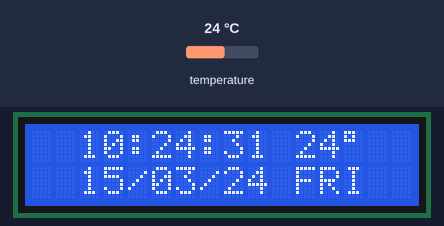
This sketch was run on a simulated Arduino Uno, built with avr-gcc and run on an emulated ATmega328P. On the bench: 16×2 character LCD. Wiring (inferred from the names in the program): PCF8574 port expander at I2C address 0x20; DS3231 clock at I2C address 0x68. Wiring (inferred from the signals the program sends): character LCD (HD44780): RS Q0; E Q2; data Q4, Q5, Q6, Q7. The inputs (shaded band) are chosen by the test bench; at power-on: temperature 24 °C. The local clock reads 2024-03-15 10:24:30 at power-on unless the sketch sets it.

Above: at 1.2 s.
1.3 s: temperature set to 12 °C
At 2.4 s:
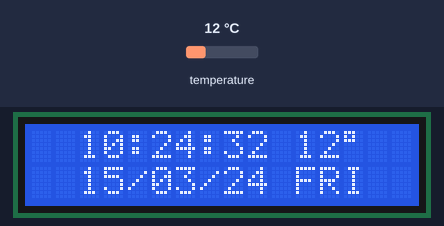
3.6 s: temperature set to 19 °C
At 4.8 s:
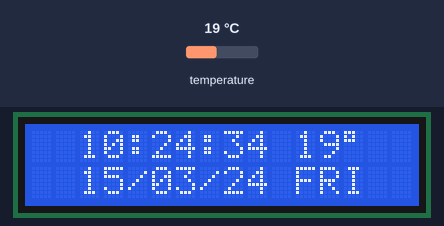
5.5 s: temperature set to 28 °C
At 6.7 s:
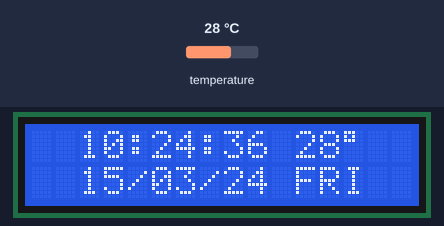
Timing chart, 0 to 8.5 s (numbered marks = the images above; inputs shaded):
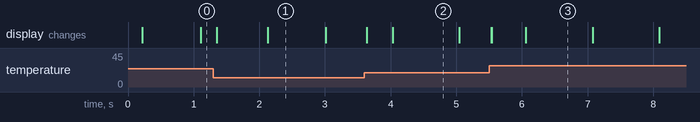

Measured:
- what the display in image 1 shows lasts 0.9 s, from 2.1 s to 3.0 s
- what the display in image 2 shows lasts 1.0 s, from 4.0 s to 5.0 s

The sketch:

RTC_DS3231_RAW_ARDUINO.ino
```cpp
#include <Wire.h>
#define DEV_ADDR_RTC 0x68 // I2C address of RTC - DS3231
#define DEV_ADDR_LCD 0x20 // I2C address of PCF8574A extender

byte mByte, mArr[7];
byte backLight, nArr[7] = {0, 30, 16, 7, 4, 8, 20}; // Set your time here (Seconds, Minutes, Hour, Day, Date, Month, Year)
const char *dayOfWeek[7] = {"SUN", "MON", "TUE", "WED", "THU", "FRI", "SAT"}; // Array of pointers containing days of week

void setup()
{
  Wire.begin();
//  setRtc(); // Call this function if you want to set RTC date & time
//  setAlarm(19, 23, 59); // Hour, Minutes and Seconds - call this function if you want to set alarm ON time
  setBackLight(false);
  initDisplay();
}

void loop()
{
  readRtc();
  showTime();
  showDate();
  showDayOfWeek();
  showTemperature();
}

void readRtc()
{
  Wire.beginTransmission(DEV_ADDR_RTC);
  Wire.write(0);  // Set base register address to 0h (Seconds)
  Wire.endTransmission();
  Wire.requestFrom(DEV_ADDR_RTC, 7);  // Seconds, Minutes, Hour, Day, Date, Month, Year

  for (int k = 0; k < 7; k++) // Reading time, day and date from DS3231
  {
    mByte = Wire.read();
    mArr[k] = mByte;
  }
}

void showTemperature()
{
  Wire.beginTransmission(DEV_ADDR_RTC);
  Wire.write(0x0E);
  Wire.endTransmission();
  Wire.requestFrom(DEV_ADDR_RTC, 1);

  mByte = Wire.read();
  mByte |= 0x20;  // Setting CONV bit of 0x0E register to convert the temperature

  Wire.beginTransmission(DEV_ADDR_RTC);
  Wire.write(0x0E);
  Wire.write(mByte);
  Wire.endTransmission();

  Wire.beginTransmission(DEV_ADDR_RTC);
  Wire.write(0x11); // Temperature value register
  Wire.endTransmission();
  Wire.requestFrom(DEV_ADDR_RTC, 1);

  mByte = Wire.read();
  mByte = (mByte / 10 * 16) + (mByte % 10); // Decimal to Hexadecimal (BCD)

  showData(((mByte >> 4) | 0x30), 1, 12);
  showData(((mByte & 0x0F) | 0x30), 1, 13);
  showData("\337", 1, 14);
}

void showTime()
{
  for (int m = 0, n = 10; m < 3; m++) // Showing time on 1st row of 16x2 LCD
  {
    showData(((mArr[m] & 0x0F) | 0x30), 1, n--);
    showData(((mArr[m] >> 4) | 0x30), 1, n--);
    if (n > 2)
      showData(':', 1, n--);
  }
}

void showDate()
{
  for (int m = 4, n = 3; m < 7; m++)  // Showing date on 2nd row of 16x2 LCD
  {
    showData(((mArr[m] >> 4) | 0x30), 2, n++);
    showData(((mArr[m] & 0x0F) | 0x30), 2, n++);
    if (n < 11)
      showData('/', 2, n++);
  }
}

void showDayOfWeek()
{
  showData(dayOfWeek[mArr[3] - 1], 2, 12);
}

void sendToDisplay(byte mByte)  // Methods sending 8-bit data to PCF8574A I2C extender
{
  Wire.beginTransmission(DEV_ADDR_LCD);
  Wire.write(mByte);
  Wire.endTransmission();
}

void brkInstByte(byte mByte)
{
  byte nByte;
  nByte = mByte & 0xF0;
  sendToDisplay(nByte | (backLight | 0x04));
  delay(1);
  sendToDisplay(nByte | (backLight | 0x00));
  nByte = ((mByte << 4) & 0xF0);
  sendToDisplay(nByte | (backLight | 0x04));
  delay(1);
  sendToDisplay(nByte | (backLight | 0x00));
}

void brkDataByte(byte mByte)
{
  byte nByte;
  nByte = mByte & 0xF0;
  sendToDisplay(nByte | (backLight | 0x05));
  delay(1);
  sendToDisplay(nByte | (backLight | 0x01));
  nByte = ((mByte << 4) & 0xF0);
  sendToDisplay(nByte | (backLight | 0x05));
  delay(1);
  sendToDisplay(nByte | (backLight | 0x01));
}

void initDisplay()
{
  byte mArr[4] = {0x02, 0x28, 0x01, 0x0C};  // LCD 4-bit mode initialization commands
  for (int k = 0; k < 4; k++)
    brkInstByte(mArr[k]);  // Send 8-bit LCD commands in 4-bit mode

  showData("--:--:-- ---", 1, 3);
  showData("--/--/-- ---", 2, 3);
}

void showData(const char *p, byte rn, byte cp)
{
  byte rowAddr;

  if (rn == 1)
    rowAddr = 0x80; // First row of 16x2 LCD
  else
    rowAddr = 0xC0; // Second row of 16x2 LCD

  brkInstByte(rowAddr + (cp - 1));  // Send 8-bit LCD commands in 4-bit mode

  while (*p != '\0')
  {
    brkDataByte(*p);  // Send 8-bit LCD data in 4-bit mode
    p++;
  }
}

void showData(byte mByte, byte rn, byte cp)
{
  byte rowAddr;

  if (rn == 1)
    rowAddr = 0x80; // First row of 16x2 LCD
  else
    rowAddr = 0xC0; // Second row of 16x2 LCD

  brkInstByte(rowAddr + (cp - 1));  // Send 8-bit LCD commands in 4-bit mode
  brkDataByte(mByte);  // Send 8-bit LCD data in 4-bit mode
}

void setBackLight(boolean mBool)
{
  if (mBool)
    backLight = 0x08;  // Turn ON backlight of LCD
  else
    backLight = 0x00;  // Turn OFF backlight of LCD
}

void setRtc()
{
  Wire.beginTransmission(DEV_ADDR_RTC);
  Wire.write(0);  // Set base register address to 0h (Seconds)
    for (int k = 0; k < 7; k++)
      Wire.write((nArr[k] / 10 * 16) + (nArr[k] % 10)); // Decimal to Hexadecimal (BCD)

  Wire.endTransmission();
}

void setAlarm(byte hByte, byte mByte, byte sByte)
{
  Wire.beginTransmission(DEV_ADDR_RTC);
  Wire.write(0x07); // Alarm second setting
  Wire.write((sByte / 10 * 16) + (sByte % 10));
  Wire.endTransmission();

  Wire.beginTransmission(DEV_ADDR_RTC);
  Wire.write(0x08); // Alarm minute setting
  Wire.write((mByte / 10 * 16) + (mByte % 10));
  Wire.endTransmission();

  Wire.beginTransmission(DEV_ADDR_RTC);
  Wire.write(0x09); // Alarm hour setting
  Wire.write((hByte / 10 * 16) + (hByte % 10));
  Wire.endTransmission();

  onAlarm();
}

void onAlarm()
{
  Wire.beginTransmission(DEV_ADDR_RTC);
  Wire.write(0x0A); // Alarm second, minute and hour mask bit setting
  Wire.write(0x80);
  Wire.endTransmission();

  Wire.beginTransmission(DEV_ADDR_RTC);
  Wire.write(0x0E); // Reading control register content to set alarm - 1
  Wire.endTransmission();
  Wire.requestFrom(DEV_ADDR_RTC, 1);

  mByte = Wire.read();
  mByte |= 0x01;  // Setting A1IE bit of 0x0E register to enable alarm - 1

  Wire.beginTransmission(DEV_ADDR_RTC);
  Wire.write(0x0E);  // Writing A1IE bit setting back to control register
  Wire.write(mByte);
  Wire.endTransmission();
}

void offAlarm()
{
  Wire.beginTransmission(DEV_ADDR_RTC);
  Wire.write(0x0F); // Reading content of status register
  Wire.endTransmission();
  Wire.requestFrom(DEV_ADDR_RTC, 1);

  mByte = Wire.read();

  if (mByte & 0x01 == 0x01) // Monitoring A1F alarm - 1 flag to be set in 0x0F register
  {
    Wire.beginTransmission(DEV_ADDR_RTC);
    Wire.write(0x0F); // Reading control register content to set alarm - 1
    Wire.endTransmission();
    Wire.requestFrom(DEV_ADDR_RTC, 1);

    mByte = Wire.read();
    mByte &= 0xFE;

    Wire.beginTransmission(DEV_ADDR_RTC);
    Wire.write(0x0F);
    Wire.write(mByte);  // Writing A1IE bit setting back to control register
    Wire.endTransmission();
  }
}
```
